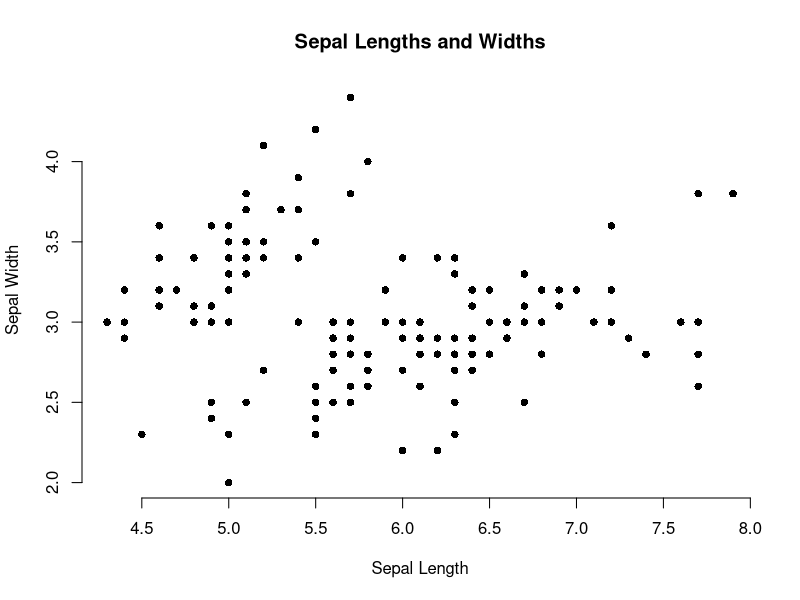

Generate this figure with R:
library(datasets)
data("iris")
head(iris)

png('viz_test.png')
plot(iris$Sepal.Length, iris$Sepal.Width, pch = 16, bty = 'n',
     xlab = 'Sepal Length', ylab = 'Sepal Width', main = 'Sepal Lengths and Widths')
dev.off()